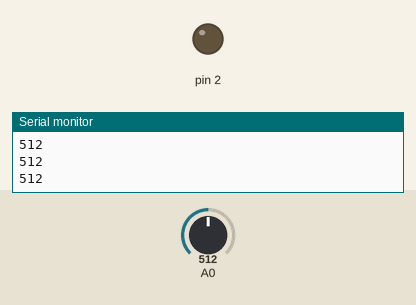
Recording of a sketch running on a simulated Arduino Uno, built with avr-gcc and run on an emulated ATmega328P. Shown: output pins drawn as LEDs (lit = HIGH), the last lines printed to the serial monitor. Inputs (shaded band) come from the test bench; at power-on: A0 = 512.

Above: at 1.2 s.
1.3 s: A0 set to 218
2.8 s: A0 set to 193
At 3.6 s:
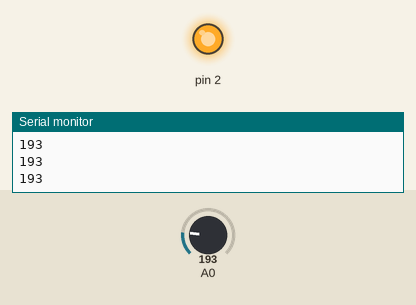
4.3 s: A0 set to 210
At 4.6 s:
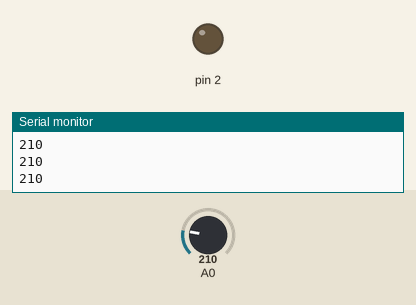
5.8 s: A0 set to 190
At 7.1 s:
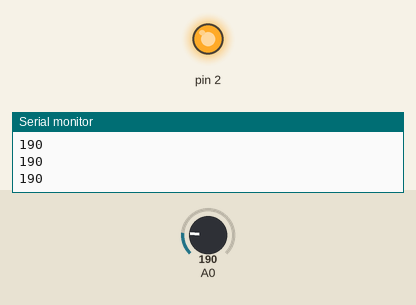
Timing chart, 0 to 8.3 s (numbered marks = the images above; inputs shaded):
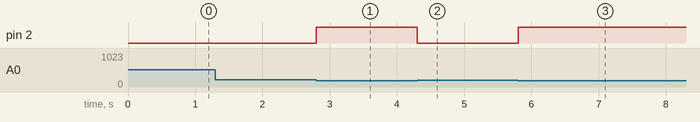

Measured:
- the behaviour switches between 201 and 200 on A0 (found by bisection; images 0 and 1)
- after the input at 2.8 s, pin 2: LOW → HIGH at once
- after the input at 4.3 s, pin 2: HIGH → LOW at once
- after the input at 5.8 s, pin 2: LOW → HIGH at once

The sketch:

lichtsensor.ino
```cpp
#include <Servo.h>


void setup() {
  // put your setup code here, to run once:
  pinMode(2,OUTPUT);
  Serial.begin(9600);

}

void loop() {
  // put your main code here, to run repeatedly:
  int lightValue = analogRead(A0);

  if (lightValue > 200) {
    digitalWrite(2,LOW);
    digitalWrite(12,LOW);

   }else{
    digitalWrite(2,HIGH);
    digitalWrite(12,HIGH);
}


  Serial.println(lightValue);
}
```
